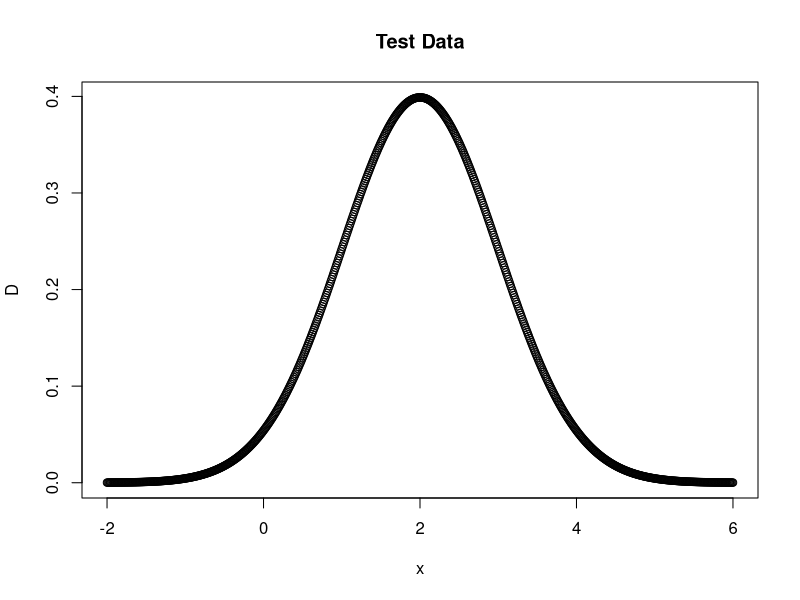
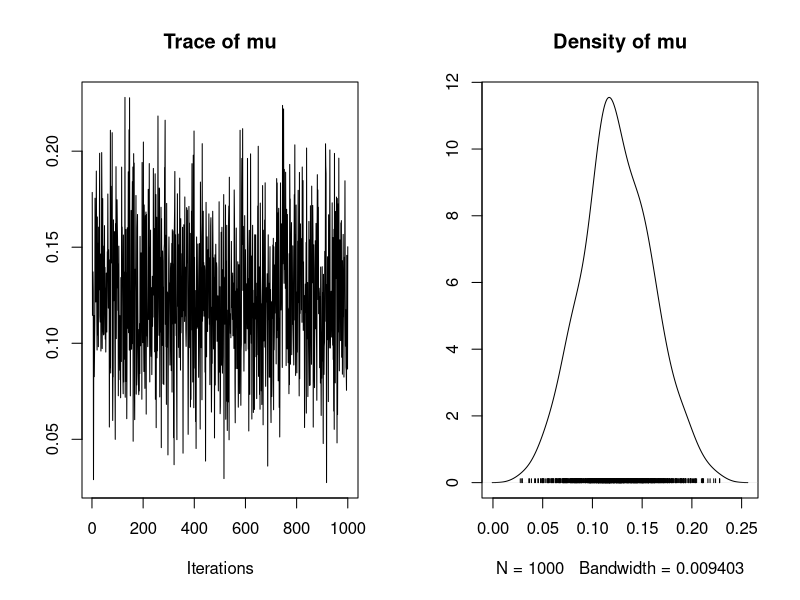

The R source for these figures, in order: (Note: this script raises an error after producing the figures.)
## MCMC for conjugate Normal distribution
# 19/10/2017

# Prior distiribution of theta has a mean of 0 and variance of 1
# Observation of data has an unknown mean and a variance of 1

# Packages needed
library("MCMCpack")

################# 
## Create data ##
#################

# Mean and variance for the new data
obs_var <- 1
obs_sd <- obs_var^(1/2)
obs_mean <- 2

# Mean and variance for the prior distribution of the unknown mean
prior_var <- 1
prior_sd <- prior_var^(1/2)
prior_mean <- 0

# Create independent x-values 
x <- seq(-2, 6, 0.01)
# Create dependent values according to Normal distribution
D <- dnorm(x, obs_mean, obs_var)

plot(x,D, main="Test Data")

####################################################### 
## Use MCMCpack as a comparison for my manual method ##
#######################################################

# The data, known variance of data, prior mean of mu, prior variance of mu, number of MC draws
# don't know mean of data!
mcmc_package <- MCnormalnormal(D, obs_var, prior_mean, prior_var, mc = 1000)
plot(mcmc_package)
var(mcmc_package)
mean(mcmc_package)

######################
## My manual method ##
######################

# Likelihood function for the observation
likelihood <- function(param){
  obs_likelihood = dnorm(x, obs_mean, obs_sd, log= T)
  return(obs_likelihood)
} 

# Define the prior distribution (mean=0, variance=1)
mean_prior <- function(param){
  prior = dnorm(x, prior_mean, prior_sd, log = T)
  return(prior)
}

# Define the posterior distribution
# Note: is on a logarithmic scale
mean_posterior <- function(param){
  return (likelihood(param) + mean_prior(param))
}

# Apply the Metropolis algorithm

# Probability density distribution for proposing new values
# Proposal function has a Normal distribution 
# The distribution is centered around the current value in the Markov chain
proposalfunction <- function(param){
  return(rnorm(1, param, prior_sd))
}

# Start at random parameter value
# Choose new parameter close to old value based on prob. density ratio

metropolis_MCMC <- function(startvalue, iterations){
  chain = array(dim = c(iterations+1))
  
  # Give a starting point to the chain
  chain[1] = startvalue
  
  # For the other iterations, use the proposal function to suggest the next value
  for (i in 1:iterations){
    proposal = proposalfunction(chain[i])
    
    # P(new)/P(old) NOTE: LOGARITHMIC
    probab = exp(mean_posterior(proposal) - mean_posterior(chain[i]))
    
    # Jump to new probability if P(new)/P(old) >1
    # if r < than P, accept, else reject
    if (runif(1) < probab){ 
      chain[i+1] = proposal
    }else{
      chain[i+1] = chain[i]
    }
  }
  return(chain)
}

# Where to start the chain
# Takes a random number from the (Normal) prior distribution
startvalue <- rnorm(1, prior_mean, prior_sd)

# Number of runs
iterations = 10000
set.seed(4)
chain <- metropolis_MCMC(startvalue, iterations)

# The beginning of the chain is biased towards the starting point, so take them out
burnIn = 1000
acceptance <- 1-mean(duplicated(chain[-(1:burnIn)]))

# Plot the MCMC
par(mfrow = c(1,2))
hist(chain[-(1:burnIn)],nclass=30, main="Posterior of mean")
abline(v = mean(chain[-(1:burnIn)]))
plot(chain[-(1:burnIn)], type = "l", main = "Chain values of mean")

# Mean and variance of posterior distribution
notLog_posterior <- exp((likelihood(param) + mean_prior(param)))
mean(notLog_posterior)
var(notLog_posterior)

# Helpful resource for MCMC in R:
# https://theoreticalecology.wordpress.com/2010/09/17/metropolis-hastings-mcmc-in-r/
